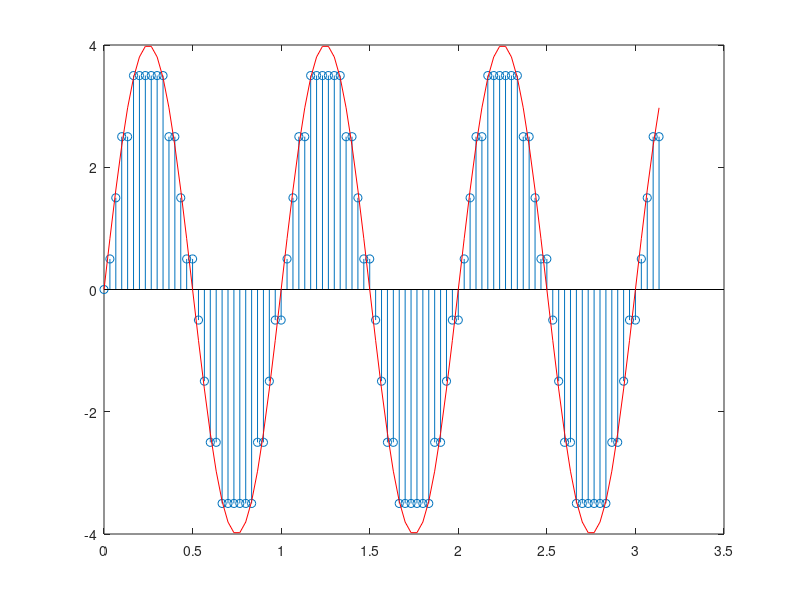

MATLAB code for this plot:
%ID:19-40117-1
Am=4; %setting the sine wave amplitude
bit=3; % setting the number btis
f=1; %sine wave frequency
fs=30; % setting sampling frequency
t=0:1/fs:1*pi;
y=Am*sin(2*pi*f*t);
Nsamples=length(y);
quantised_out=zeros(1,Nsamples);
del=2*Am/(2^bit);
Llow=-Am+del/2; 
Lhigh=Am-del/2;
for i=Llow:del:Lhigh
  for j=1:Nsamples
    if(((i-del/2)<y(j))&&(y(j)<(i+del/2)))
    quantised_out(j)=i;
  end
  end
  end
stem(t,quantised_out);
hold on; 
plot(t,y,'color','r');
